Frame 1 (no input): blank canvas, image omitted
Frame 60 (the mouse pressed at the canvas centre just before this capture): blank canvas, image omitted
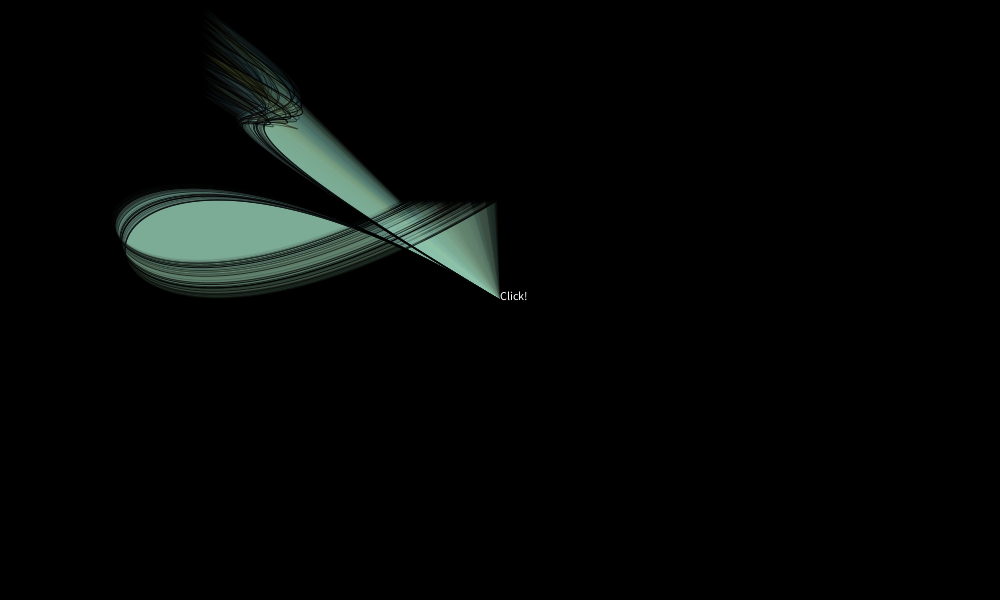
Frame 120 (the mouse held since frame 60 and released just before this capture)

The Processing sketch whose frames 1 and 60 were blank and that drew this single picture after the mouse press (run headless with seeded random() and noise(); from frame 60 on, the mouse is pressed at the canvas centre):

// Processing sketch: april13
// ── april13.pde
PImage img, img2, img3, img4, img5;
color[] colours = {#66CCFF, #5D6B70, #59a699, #DEFF69, #B1C2C9};
color COLOUR;
int i;
boolean started;

color getNextColour(){
  i++;
  return colours[i%colours.length];
}

void setup() {
  started = false;
  size(1000, 600); 
  i = 0;
  strokeWeight(1);
    mybackground();

  text("Click!",1000/2,600/2);
  fill(255, 10);

}
void mybackground() {
  background(0);

}

void mousePressed(){
  if(!started){
        started = true;
  }
  mybackground();

}

void draw() {
  if(started){
  sketchyCircle();
  }
}
void sketchyCircle(){
  beginShape();
  int x1 = int(random(500 - 100, 500));
  int y1 = int(random(0, 100));
  fill(getNextColour(), 10);

  vertex(mouseX,mouseY);
  //bezierVertex(0, 0, WINDOWSIZE, x1, y1, WINDOWSIZE);
  //bezierVertex(0, 0, WINDOWSIZE, y1, x1, WINDOWSIZE);
  //bezierVertex(0, 0, WINDOWSIZE, x1, x1, WINDOWSIZE);
  bezierVertex(0, 0, 0, x1, x1, 200);

  //bezierVertex(0, 0, WINDOWSIZE, y1, y1, WINDOWSIZE);
  //bezierVertex(0, 0, x1, WINDOWSIZE, WINDOWSIZE, y1);

  endShape();
  
  beginShape();
  vertex(mouseX,mouseY);
  //bezierVertex(0, 0, WINDOWSIZE, x1, y1, WINDOWSIZE);
  //bezierVertex(0, 0, WINDOWSIZE, y1, x1, WINDOWSIZE);
  //bezierVertex(0, 0, WINDOWSIZE, x1, x1, WINDOWSIZE);
  //bezierVertex(0, 0, WINDOWSIZE, x1, x1, WINDOWSIZE);

  //bezierVertex(0, 0, WINDOWSIZE, y1, y1, WINDOWSIZE);
  bezierVertex(0, 0, x1, 200, 200, y1);

  endShape();

}
